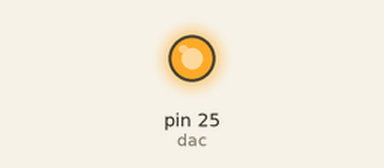
A program run on a simulated MicroPython board. Shown: output pins drawn as LEDs (lit = HIGH). Random numbers come from a fixed seed.

Above: at 0.05 s.
Timing chart, 0 to 3.2 s (numbered marks = the images above):
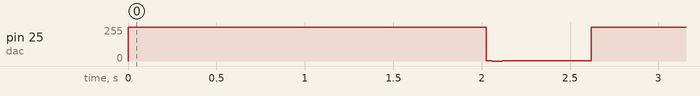

The program:

onda_simulada.py
```python
from machine import DAC, Pin
import time
import math
import random

dac = DAC(25)
dac.write(255)
tempo = random.randint(1000, 5000)
prev = 0

# Função para gerar um semi-ciclo negativo de uma senoide
def gerar_senoide():

    amostras = 2000

    intervalo = 1 / amostras

    # Quando o pino 23 for ativado, começamos a transição
    for i in range(amostras):
        # Gerar valor da senoide (cai para 0 e volta para 1, criando um semi ciclo negativo)
        valor_senoide = int(255 * (1 - math.sin(math.pi * i / amostras)))  # Semi-ciclo negativo

        # Ajusta o valor do DAC (vai de 255 -> 0 -> 255)
        dac.write(valor_senoide)

        # Aguarda o intervalo entre amostras
        time.sleep(intervalo)

while True:
    curr = time.ticks_ms()

    if curr >= tempo + prev:
        prev = curr
        tempo = random.randint(4500, 5000)

        ciclos = random.randint(4, 5)

        for _ in range(ciclos+1):
            gerar_senoide()
            time.sleep(0.3)

        dac.write(255)

        
```

Measured:
- by itself, pin 25 (dac): repeats every 1.4 s: 3/255 0.01 s, 2/255 0.01 s, 1/255 0.01 s, 0/255 0.06 s, 1/255 0.01 s, 2/255 0.01 s, 3/255 0.48 s, 254/255 0.78 s
